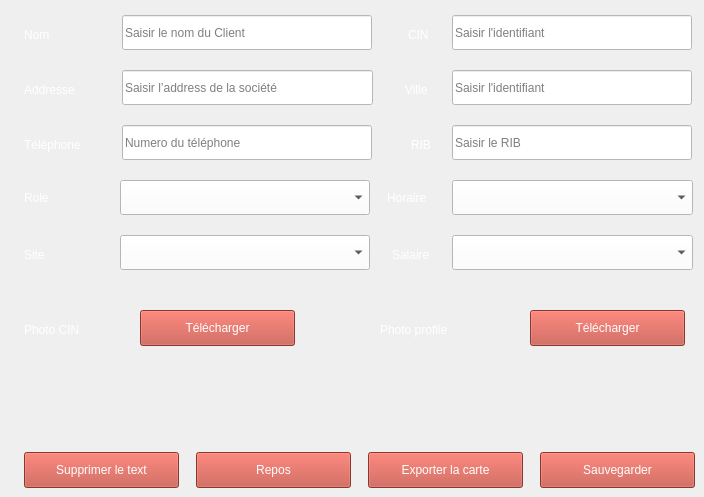
       <widget class="QWidget" name="employes_ajoutermodifier">
        <widget class="QLineEdit" name="lineEdit_53">
         <property name="geometry">
          <rect>
           <x>452</x>
           <y>15</y>
           <width>240</width>
           <height>35</height>
          </rect>
         </property>
         <property name="styleSheet">
          <string notr="true">background-color: rgb(255, 255, 255);
font: 18pt &quot;Times New Roman&quot;;</string>
         </property>
         <property name="placeholderText">
          <string>Saisir l'identifiant</string>
         </property>
        </widget>
        <widget class="QLabel" name="label_90">
         <property name="geometry">
          <rect>
           <x>408</x>
           <y>25</y>
           <width>35</width>
           <height>20</height>
          </rect>
         </property>
         <property name="styleSheet">
          <string notr="true">color: rgb(255, 255, 255);
font: 18pt &quot;Times New Roman&quot;;</string>
         </property>
         <property name="text">
          <string>CIN</string>
         </property>
        </widget>
        <widget class="QLabel" name="label_91">
         <property name="geometry">
          <rect>
           <x>24</x>
           <y>80</y>
           <width>83</width>
           <height>20</height>
          </rect>
         </property>
         <property name="styleSheet">
          <string notr="true">color: rgb(255, 255, 255);
font: 18pt &quot;Times New Roman&quot;;</string>
         </property>
         <property name="text">
          <string>Addresse</string>
         </property>
        </widget>
        <widget class="QLineEdit" name="lineEdit_54">
         <property name="geometry">
          <rect>
           <x>122</x>
           <y>15</y>
           <width>250</width>
           <height>35</height>
          </rect>
         </property>
         <property name="statusTip">
          <string/>
         </property>
         <property name="whatsThis">
          <string/>
         </property>
         <property name="styleSheet">
          <string notr="true">background-color: rgb(255, 255, 255);
font: 18pt &quot;Times New Roman&quot;;</string>
         </property>
         <property name="text">
          <string/>
         </property>
         <property name="placeholderText">
          <string>Saisir le nom du Client</string>
         </property>
        </widget>
        <widget class="QLabel" name="label_92">
         <property name="geometry">
          <rect>
           <x>24</x>
           <y>25</y>
           <width>81</width>
           <height>20</height>
          </rect>
         </property>
         <property name="styleSheet">
          <string notr="true">color: rgb(255, 255, 255);
font: 18pt &quot;Times New Roman&quot;;</string>
         </property>
         <property name="text">
          <string>Nom</string>
         </property>
        </widget>
        <widget class="QLineEdit" name="lineEdit_55">
         <property name="geometry">
          <rect>
           <x>452</x>
           <y>125</y>
           <width>240</width>
           <height>35</height>
          </rect>
         </property>
         <property name="styleSheet">
          <string notr="true">background-color: rgb(255, 255, 255);
font: 18pt &quot;Times New Roman&quot;;</string>
         </property>
         <property name="placeholderText">
          <string>Saisir le RIB</string>
         </property>
        </widget>
        <widget class="QLineEdit" name="lineEdit_56">
         <property name="geometry">
          <rect>
           <x>122</x>
           <y>125</y>
           <width>250</width>
           <height>35</height>
          </rect>
         </property>
         <property name="statusTip">
          <string/>
         </property>
         <property name="whatsThis">
          <string/>
         </property>
         <property name="styleSheet">
          <string notr="true">background-color: rgb(255, 255, 255);
font: 18pt &quot;Times New Roman&quot;;</string>
         </property>
         <property name="text">
          <string/>
         </property>
         <property name="placeholderText">
          <string>Numero du téléphone</string>
         </property>
        </widget>
        <widget class="QLabel" name="label_93">
         <property name="geometry">
          <rect>
           <x>24</x>
           <y>135</y>
           <width>91</width>
           <height>20</height>
          </rect>
         </property>
         <property name="styleSheet">
          <string notr="true">color: rgb(255, 255, 255);
font: 18pt &quot;Times New Roman&quot;;</string>
         </property>
         <property name="text">
          <string>Téléphone</string>
         </property>
        </widget>
        <widget class="QLabel" name="label_94">
         <property name="geometry">
          <rect>
           <x>411</x>
           <y>135</y>
           <width>31</width>
           <height>20</height>
          </rect>
         </property>
         <property name="styleSheet">
          <string notr="true">color: rgb(255, 255, 255);
font: 18pt &quot;Times New Roman&quot;;</string>
         </property>
         <property name="text">
          <string>RIB</string>
         </property>
        </widget>
        <widget class="QPushButton" name="pushButton_89">
         <property name="geometry">
          <rect>
           <x>24</x>
           <y>452</y>
           <width>155</width>
           <height>36</height>
          </rect>
         </property>
         <property name="styleSheet">
          <string notr="true">color: rgb(255, 255, 255);
font: 18pt &quot;Times New Roman&quot;;
background-color: rgb(195, 77, 64);</string>
         </property>
         <property name="text">
          <string>Supprimer le text</string>
         </property>
        </widget>
        <widget class="QPushButton" name="pushButton_90">
         <property name="geometry">
          <rect>
           <x>196</x>
           <y>452</y>
           <width>155</width>
           <height>36</height>
          </rect>
         </property>
         <property name="styleSheet">
          <string notr="true">color: rgb(255, 255, 255);
font: 18pt &quot;Times New Roman&quot;;
background-color: rgb(195, 77, 64);</string>
         </property>
         <property name="text">
          <string>Repos</string>
         </property>
        </widget>
        <widget class="QPushButton" name="pushButton_91">
         <property name="geometry">
          <rect>
           <x>368</x>
           <y>452</y>
           <width>155</width>
           <height>36</height>
          </rect>
         </property>
         <property name="styleSheet">
          <string notr="true">color: rgb(255, 255, 255);
font: 18pt &quot;Times New Roman&quot;;
background-color: rgb(195, 77, 64);</string>
         </property>
         <property name="text">
          <string>Exporter la carte</string>
         </property>
        </widget>
        <widget class="QLineEdit" name="lineEdit_57">
         <property name="geometry">
          <rect>
           <x>122</x>
           <y>70</y>
           <width>251</width>
           <height>35</height>
          </rect>
         </property>
         <property name="statusTip">
          <string/>
         </property>
         <property name="whatsThis">
          <string/>
         </property>
         <property name="styleSheet">
          <string notr="true">background-color: rgb(255, 255, 255);
font: 18pt &quot;Times New Roman&quot;;</string>
         </property>
         <property name="text">
          <string/>
         </property>
         <property name="placeholderText">
          <string>Saisir l’address de la société</string>
         </property>
        </widget>
        <widget class="QLineEdit" name="lineEdit_58">
         <property name="geometry">
          <rect>
           <x>452</x>
           <y>70</y>
           <width>240</width>
           <height>35</height>
          </rect>
         </property>
         <property name="styleSheet">
          <string notr="true">background-color: rgb(255, 255, 255);
font: 18pt &quot;Times New Roman&quot;;</string>
         </property>
         <property name="placeholderText">
          <string>Saisir l'identifiant</string>
         </property>
        </widget>
        <widget class="QLabel" name="label_95">
         <property name="geometry">
          <rect>
           <x>405</x>
           <y>80</y>
           <width>41</width>
           <height>20</height>
          </rect>
         </property>
         <property name="styleSheet">
          <string notr="true">color: rgb(255, 255, 255);
font: 18pt &quot;Times New Roman&quot;;</string>
         </property>
         <property name="text">
          <string>Ville</string>
         </property>
        </widget>
        <widget class="QLabel" name="label_96">
         <property name="geometry">
          <rect>
           <x>24</x>
           <y>188</y>
           <width>61</width>
           <height>20</height>
          </rect>
         </property>
         <property name="styleSheet">
          <string notr="true">color: rgb(255, 255, 255);
font: 18pt &quot;Times New Roman&quot;;</string>
         </property>
         <property name="text">
          <string>Role</string>
         </property>
        </widget>
        <widget class="QComboBox" name="comboBox_16">
         <property name="geometry">
          <rect>
           <x>120</x>
           <y>180</y>
           <width>250</width>
           <height>35</height>
          </rect>
         </property>
         <property name="styleSheet">
          <string notr="true">background-color: rgb(255, 255, 255);
font: 18pt &quot;Times New Roman&quot;;</string>
         </property>
        </widget>
        <widget class="QLabel" name="label_97">
         <property name="geometry">
          <rect>
           <x>387</x>
           <y>188</y>
           <width>61</width>
           <height>20</height>
          </rect>
         </property>
         <property name="styleSheet">
          <string notr="true">color: rgb(255, 255, 255);
font: 18pt &quot;Times New Roman&quot;;</string>
         </property>
         <property name="text">
          <string>Horaire</string>
         </property>
        </widget>
        <widget class="QComboBox" name="comboBox_17">
         <property name="geometry">
          <rect>
           <x>452</x>
           <y>180</y>
           <width>241</width>
           <height>35</height>
          </rect>
         </property>
         <property name="styleSheet">
          <string notr="true">background-color: rgb(255, 255, 255);
font: 18pt &quot;Times New Roman&quot;;</string>
         </property>
         <property name="placeholderText">
          <string/>
         </property>
        </widget>
        <widget class="QComboBox" name="comboBox_18">
         <property name="geometry">
          <rect>
           <x>452</x>
           <y>235</y>
           <width>241</width>
           <height>35</height>
          </rect>
         </property>
         <property name="styleSheet">
          <string notr="true">background-color: rgb(255, 255, 255);
font: 18pt &quot;Times New Roman&quot;;</string>
         </property>
        </widget>
        <widget class="QLabel" name="label_98">
         <property name="geometry">
          <rect>
           <x>24</x>
           <y>245</y>
           <width>41</width>
           <height>20</height>
          </rect>
         </property>
         <property name="styleSheet">
          <string notr="true">color: rgb(255, 255, 255);
font: 18pt &quot;Times New Roman&quot;;</string>
         </property>
         <property name="text">
          <string>Site</string>
         </property>
        </widget>
        <widget class="QComboBox" name="comboBox_19">
         <property name="geometry">
          <rect>
           <x>120</x>
           <y>235</y>
           <width>250</width>
           <height>35</height>
          </rect>
         </property>
         <property name="styleSheet">
          <string notr="true">background-color: rgb(255, 255, 255);
font: 18pt &quot;Times New Roman&quot;;</string>
         </property>
        </widget>
        <widget class="QLabel" name="label_99">
         <property name="geometry">
          <rect>
           <x>392</x>
           <y>245</y>
           <width>54</width>
           <height>20</height>
          </rect>
         </property>
         <property name="styleSheet">
          <string notr="true">color: rgb(255, 255, 255);
font: 18pt &quot;Times New Roman&quot;;</string>
         </property>
         <property name="text">
          <string>Salaire</string>
         </property>
        </widget>
        <widget class="QLabel" name="label_100">
         <property name="geometry">
          <rect>
           <x>24</x>
           <y>320</y>
           <width>81</width>
           <height>20</height>
          </rect>
         </property>
         <property name="styleSheet">
          <string notr="true">color: rgb(255, 255, 255);
font: 18pt &quot;Times New Roman&quot;;</string>
         </property>
         <property name="text">
          <string>Photo CIN</string>
         </property>
        </widget>
        <widget class="QLabel" name="label_101">
         <property name="geometry">
          <rect>
           <x>380</x>
           <y>320</y>
           <width>101</width>
           <height>20</height>
          </rect>
         </property>
         <property name="styleSheet">
          <string notr="true">color: rgb(255, 255, 255);
font: 18pt &quot;Times New Roman&quot;;</string>
         </property>
         <property name="text">
          <string>Photo profile</string>
         </property>
        </widget>
        <widget class="QPushButton" name="pushButton_106">
         <property name="geometry">
          <rect>
           <x>140</x>
           <y>310</y>
           <width>155</width>
           <height>36</height>
          </rect>
         </property>
         <property name="styleSheet">
          <string notr="true">color: rgb(255, 255, 255);
font: 18pt &quot;Times New Roman&quot;;
background-color: rgb(195, 77, 64);</string>
         </property>
         <property name="text">
          <string>Télécharger</string>
         </property>
        </widget>
        <widget class="QPushButton" name="pushButton_107">
         <property name="geometry">
          <rect>
           <x>530</x>
           <y>310</y>
           <width>155</width>
           <height>36</height>
          </rect>
         </property>
         <property name="styleSheet">
          <string notr="true">color: rgb(255, 255, 255);
font: 18pt &quot;Times New Roman&quot;;
background-color: rgb(195, 77, 64);</string>
         </property>
         <property name="text">
          <string>Télécharger</string>
         </property>
        </widget>
        <widget class="QPushButton" name="pushButton_108">
         <property name="geometry">
          <rect>
           <x>540</x>
           <y>452</y>
           <width>155</width>
           <height>36</height>
          </rect>
         </property>
         <property name="styleSheet">
          <string notr="true">color: rgb(255, 255, 255);
font: 18pt &quot;Times New Roman&quot;;
background-color: rgb(195, 77, 64);</string>
         </property>
         <property name="text">
          <string>Sauvegarder</string>
         </property>
        </widget>
       </widget>
